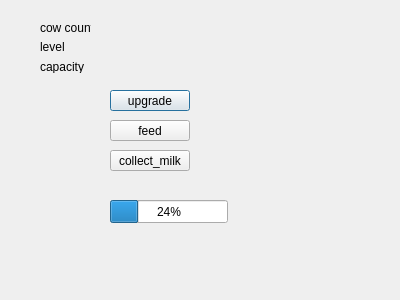
<?xml version="1.0" encoding="UTF-8"?>
<ui version="4.0">
 <class>cow_pasture</class>
 <widget class="QDialog" name="cow_pasture">
  <property name="geometry">
   <rect>
    <x>0</x>
    <y>0</y>
    <width>400</width>
    <height>300</height>
   </rect>
  </property>
  <property name="windowTitle">
   <string>Dialog</string>
  </property>
  <widget class="QPushButton" name="upgrade">
   <property name="geometry">
    <rect>
     <x>110</x>
     <y>90</y>
     <width>80</width>
     <height>21</height>
    </rect>
   </property>
   <property name="text">
    <string>upgrade</string>
   </property>
  </widget>
  <widget class="QPushButton" name="feed">
   <property name="geometry">
    <rect>
     <x>110</x>
     <y>120</y>
     <width>80</width>
     <height>21</height>
    </rect>
   </property>
   <property name="text">
    <string>feed</string>
   </property>
  </widget>
  <widget class="QPushButton" name="collect_milk">
   <property name="geometry">
    <rect>
     <x>110</x>
     <y>150</y>
     <width>80</width>
     <height>21</height>
    </rect>
   </property>
   <property name="text">
    <string>collect_milk</string>
   </property>
  </widget>
  <widget class="QLabel" name="label">
   <property name="geometry">
    <rect>
     <x>40</x>
     <y>20</y>
     <width>51</width>
     <height>16</height>
    </rect>
   </property>
   <property name="text">
    <string>cow count</string>
   </property>
  </widget>
  <widget class="QLabel" name="label_2">
   <property name="geometry">
    <rect>
     <x>40</x>
     <y>40</y>
     <width>47</width>
     <height>13</height>
    </rect>
   </property>
   <property name="text">
    <string>level</string>
   </property>
  </widget>
  <widget class="QLabel" name="label_3">
   <property name="geometry">
    <rect>
     <x>40</x>
     <y>60</y>
     <width>47</width>
     <height>13</height>
    </rect>
   </property>
   <property name="text">
    <string>capacity</string>
   </property>
  </widget>
  <widget class="QLabel" name="count">
   <property name="geometry">
    <rect>
     <x>110</x>
     <y>20</y>
     <width>47</width>
     <height>13</height>
    </rect>
   </property>
   <property name="text">
    <string/>
   </property>
  </widget>
  <widget class="QLabel" name="level">
   <property name="geometry">
    <rect>
     <x>100</x>
     <y>40</y>
     <width>47</width>
     <height>13</height>
    </rect>
   </property>
   <property name="text">
    <string/>
   </property>
  </widget>
  <widget class="QLabel" name="capacity">
   <property name="geometry">
    <rect>
     <x>100</x>
     <y>60</y>
     <width>47</width>
     <height>13</height>
    </rect>
   </property>
   <property name="text">
    <string/>
   </property>
  </widget>
  <widget class="QProgressBar" name="cow_pro">
   <property name="geometry">
    <rect>
     <x>110</x>
     <y>200</y>
     <width>118</width>
     <height>23</height>
    </rect>
   </property>
   <property name="value">
    <number>24</number>
   </property>
  </widget>
 </widget>
 <resources/>
 <connections/>
</ui>
